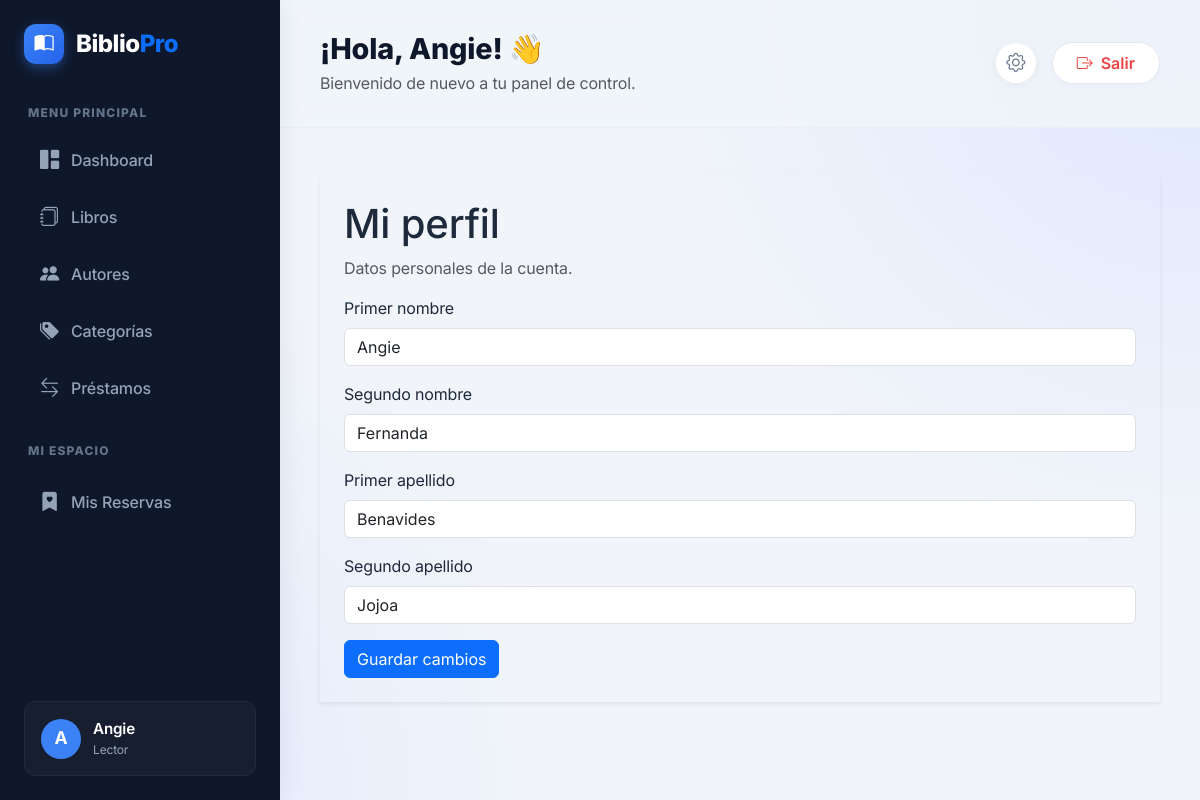
The page /perfil/ (signed in) on the database its author committed.
### accounts/models.py (models this page shows, shortened)
class Perfil(models.Model):
    ROLES = (
        ('ADMIN', 'Administrador/Bibliotecario'),
        ('LECTOR', 'Lector'),
    )
    user = models.OneToOneField(User, on_delete=models.CASCADE)
    primer_nombre = models.CharField(max_length=100)
    segundo_nombre = models.CharField(max_length=100, blank=True)
    primer_apellido = models.CharField(max_length=100)
    segundo_apellido = models.CharField(max_length=100, blank=True)
    rol = models.CharField(max_length=20, choices=ROLES, default='LECTOR')
    sancionado = models.BooleanField(default=False)
    activo = models.BooleanField(default=True)

### accounts/views.py (the view)
@login_required
def perfil(request):
    perfil = request.user.perfil
    if request.method == 'POST':
        form = PerfilForm(
            request.POST,
            instance=perfil
        )
        if form.is_valid():
            form.save()
            messages.success(
                request,
                'Perfil actualizado correctamente.'
            )
            return redirect('perfil')
    else:
        form = PerfilForm(instance=perfil)
    return render(
        request,
        'accounts/perfil.html',
        {
            'form': form
        }
    )

### accounts/forms.py
class PerfilForm(forms.ModelForm):
    def __init__(self, *args, **kwargs):
        super().__init__(*args, **kwargs)
        for field in self.fields.values():
            field.widget.attrs.update({
                'class': 'form-control'
            })
    class Meta:
        model = Perfil
        fields = [
            'primer_nombre',
            'segundo_nombre',
            'primer_apellido',
            'segundo_apellido',
        ]

### accounts/templates/accounts/perfil.html (shortened to what this page needs)
{% extends 'base.html' %}
{% block content %}
<div class="panel border-0 shadow-sm table-panel mt-4">
    <div class="card-body p-4">
        <h1>
            Mi perfil
        </h1>
        <p class="text-muted">
            Datos personales de la cuenta.
        </p>
        <form method="POST">
            <div class="mb-3">
                <label class="form-label">
                    Primer nombre
                </label>
                {{ form.primer_nombre }}
            </div>
            <div class="mb-3">
                <label class="form-label">
                    Segundo nombre
                </label>
                {{ form.segundo_nombre }}
            </div>
            <div class="mb-3">
                <label class="form-label">
                    Primer apellido
                </label>
                {{ form.primer_apellido }}
            </div>
            <div class="mb-3">
                <label class="form-label">
                    Segundo apellido
                </label>
                {{ form.segundo_apellido }}
            </div>
            <button
                type="submit"
                class="btn btn-primary"
            >
                Guardar cambios
            </button>
        </form>
    </div>
</div>
{% endblock %}

### templates/base.html (shortened to what this page needs)
{% load static %}
<!DOCTYPE html>
<html lang="es">
<head>
    <link href="https://cdn.jsdelivr.net/npm/bootstrap@5.3.3/dist/css/bootstrap.min.css" rel="stylesheet">
    <link rel="stylesheet" href="{% static 'css/style.css' %}">
    <link rel="stylesheet" href="{% static 'css/app.css' %}">
    <link rel="stylesheet" href="https://cdn.jsdelivr.net/npm/bootstrap-icons@1.11.3/font/bootstrap-icons.min.css">
</head>
<body class="bg-gradient-modern">
    {% if user.is_authenticated %}
    <div class="app-layout">
        <aside class="modern-sidebar">
            <div class="sidebar-brand">
                <div class="brand-icon"><i class="bi bi-book-half"></i></div>
                <h3 class="brand-text">Biblio<span class="text-primary">Pro</span></h3>
            </div>
            <p class="sidebar-heading">MENU PRINCIPAL</p>
            <ul class="nav flex-column sidebar-nav">
                <li class="nav-item">
                    <a href="{% url 'dashboard' %}" class="nav-link {% if request.resolver_match.url_name == 'dashboard' %}active{% endif %}">
                        <i class="bi bi-grid-1x2-fill"></i><span>Dashboard</span>
                    </a>
                </li>
                <li class="nav-item">
                    <a href="{% url 'lista_libros' %}" class="nav-link {% if 'libro' in request.resolver_match.url_name %}active{% endif %}">
                        <i class="bi bi-journals"></i><span>Libros</span>
                    </a>
                </li>
                <li class="nav-item">
                    <a href="{% url 'lista_autores' %}" class="nav-link {% if 'autor' in request.resolver_match.url_name %}active{% endif %}">
                        <i class="bi bi-people-fill"></i><span>Autores</span>
                    </a>
                </li>
                <li class="nav-item">
                    <a href="{% url 'lista_categorias' %}" class="nav-link {% if 'categoria' in request.resolver_match.url_name %}active{% endif %}">
                        <i class="bi bi-tags-fill"></i><span>Categorías</span>
                    </a>
                </li>
                <li class="nav-item">
                    <a href="{% url 'lista_prestamos' %}" class="nav-link {% if 'prestamo' in request.resolver_match.url_name %}active{% endif %}">
                        <i class="bi bi-arrow-left-right"></i><span>Préstamos</span>
                    </a>
                </li>
                {% if user.perfil.rol == 'ADMIN' %}
                <p class="sidebar-heading mt-4">ADMINISTRACIÓN</p>
                <li class="nav-item">
                    <a href="{% url 'usuarios' %}" class="nav-link {% if 'usuario' in request.resolver_match.url_name %}active{% endif %}">
                        <i class="bi bi-person-badge-fill"></i><span>Usuarios</span>
                    </a>
                </li>
                <li class="nav-item">
                    <a href="{% url 'reservas:list' %}" class="nav-link {% if 'reserva' in request.resolver_match.url_name %}active{% endif %}">
                        <i class="bi bi-bookmark-star-fill"></i><span>Reservas</span>
                    </a>
                </li>
                <li class="nav-item">
                    <a href="{% url 'reportes:index' %}" class="nav-link {% if 'reporte' in request.resolver_match.url_name %}active{% endif %}">
                        <i class="bi bi-bar-chart-line-fill"></i><span>Reportes</span>
                    </a>
                </li>
                {% else %}
                <p class="sidebar-heading mt-4">MI ESPACIO</p>
                <li class="nav-item">
                    <a href="{% url 'reservas:mis_reservas' %}" class="nav-link">
                        <i class="bi bi-bookmark-heart-fill"></i><span>Mis Reservas</span>
                    </a>
                </li>
                {% endif %}
            </ul>
            <div class="sidebar-footer mt-auto">
                <div class="user-info-card">
                    <div class="user-avatar">{{ user.username|make_list|first|upper }}</div>
                    <div class="user-details">
                        <span class="user-name">{{ user.first_name|default:user.username }}</span>
                        <span class="user-role">{{ user.perfil.get_rol_display }}</span>
                    </div>
                </div>
            </div>
        </aside>
        <main class="main-content-wrapper">
            <header class="modern-topbar">
                <div class="topbar-left">
                    <h2 class="page-greeting">¡Hola, {{ user.first_name|default:user.username }}! 👋</h2>
                    <p class="page-subtitle text-muted mb-0">Bienvenido de nuevo a tu panel de control.</p>
                </div>
                <div class="topbar-right">
                    <a href="{% url 'perfil' %}" class="btn-icon" data-bs-toggle="tooltip" title="Mi Perfil">
                        <i class="bi bi-gear"></i>
                    </a>
                    <form method="POST" action="{% url 'logout' %}" class="d-inline">
                        <button type="submit" class="btn btn-logout rounded-pill px-4">
                            <i class="bi bi-box-arrow-right me-2"></i>Salir
                        </button>
                    </form>
                </div>
            </header>
            <div class="content-area mt-4">
                {% block content %}{% endblock %}
            </div>
        </main>
    </div>
    {% else %}
    <div class="auth-layout">
        {% block auth_content %}{% endblock %}
    </div>
    {% endif %}
</body>
</html>

### static/css/style.css (style rules this page uses)
body { background-color: #f4f6f9; }

### static/css/app.css (style rules this page uses)
:root { --ink: #1e293b; --muted: #64748b; --line: #e2e8f0; --panel: #ffffff; --bg: #f1f5f9; --brand: #3b82f6; --brand-dark: #2563eb; --nav: #0f172a; --sidebar-bg: #0f172a; --sidebar-hover: #1e293b; --success: #10b981; --warning: #f59e0b; --danger: #ef4444; }
body { background: var(--bg); background-image: radial-gradient(circle at top right, #e0e7ff 0%, transparent 40%), radial-gradient(circle at bottom left, #e0e7ff 0%, transparent 40%); background-attachment: fixed; color: var(--ink); font-family: 'Plus Jakarta Sans', Inter, system-ui, -apple-system, sans-serif; letter-spacing: -0.01em; -webkit-font-smoothing: antialiased; }
a { text-decoration: none; transition: color 0.2s ease; }
.app-layout { display: flex; min-height: 100vh; }
.modern-sidebar { width: 280px; background: var(--nav); color: #fff; padding: 24px; display: flex; flex-direction: column; position: sticky; top: 0; height: 100vh; box-shadow: 4px 0 24px rgba(0,0,0,0.06); z-index: 100; }
.sidebar-brand { display: flex; align-items: center; gap: 12px; margin-bottom: 40px; }
.brand-icon { background: linear-gradient(135deg, var(--brand), var(--brand-dark)); width: 40px; height: 40px; border-radius: 12px; display: flex; align-items: center; justify-content: center; font-size: 1.2rem; box-shadow: 0 4px 12px rgba(59,130,246,0.4); }
.brand-text { margin: 0; font-size: 1.5rem; font-weight: 800; letter-spacing: -0.02em; }
.sidebar-heading { color: #64748b; font-size: 0.75rem; font-weight: 800; letter-spacing: 0.1em; margin: 0 0 12px 4px; }
.sidebar-nav { gap: 4px; }
.sidebar-nav .nav-link { color: #94a3b8; border-radius: 10px; padding: 12px 16px; display: flex; align-items: center; gap: 12px; font-weight: 500; transition: all 0.3s cubic-bezier(0.4, 0, 0.2, 1); }
.sidebar-nav .nav-link i { font-size: 1.2rem; transition: transform 0.3s ease; }
.user-info-card { background: rgba(255,255,255,0.03); border: 1px solid rgba(255,255,255,0.05); border-radius: 12px; padding: 16px; display: flex; align-items: center; gap: 12px; transition: background 0.3s ease; }
.user-avatar { width: 40px; height: 40px; border-radius: 50%; background: var(--brand); display: flex; align-items: center; justify-content: center; font-weight: 700; font-size: 1.1rem; }
.user-details { display: flex; flex-direction: column; overflow: hidden; }
.user-name { font-weight: 600; font-size: 0.95rem; white-space: nowrap; overflow: hidden; text-overflow: ellipsis; }
.user-role { color: #94a3b8; font-size: 0.75rem; }
.main-content-wrapper { flex-grow: 1; display: flex; flex-direction: column; min-width: 0; }
.modern-topbar { padding: 32px 40px; display: flex; justify-content: space-between; align-items: center; background: rgba(241, 245, 249, 0.8); backdrop-filter: blur(12px); position: sticky; top: 0; z-index: 50; border-bottom: 1px solid rgba(0,0,0,0.02); }
.page-greeting { font-size: 1.8rem; font-weight: 800; color: #0f172a; margin: 0 0 4px; }
.topbar-right { display: flex; align-items: center; gap: 16px; }
.btn-icon { width: 40px; height: 40px; border-radius: 50%; display: flex; align-items: center; justify-content: center; background: #fff; color: #64748b; box-shadow: 0 2px 10px rgba(0,0,0,0.05); transition: all 0.2s ease; font-size: 1.2rem; }
.btn-logout { background: #fff; border: 1px solid #e2e8f0; color: #ef4444; font-weight: 600; padding: 8px 20px; transition: all 0.2s ease; box-shadow: 0 2px 10px rgba(0,0,0,0.02); }
.content-area { padding: 0 40px 40px; flex-grow: 1; }

### rows shown on the page
Perfil: primer_nombre "Angie", segundo_nombre "Fernanda", primer_apellido "Benavides", segundo_apellido "Jojoa"

### other values the page prints
{{ user.username|make_list|first|upper }} "A"
{{ user.first_name|default:user.username }} "Angie"
{{ user.perfil.get_rol_display }} "Lector"
